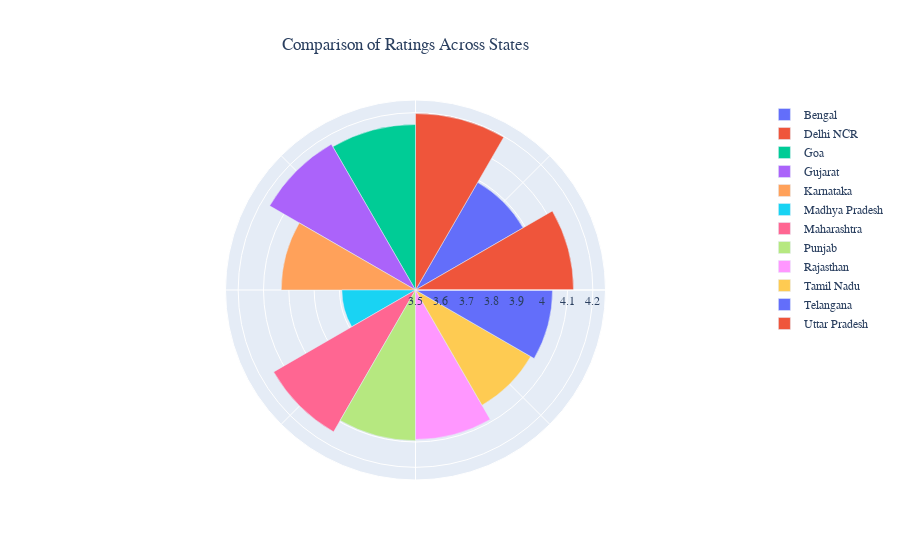

Write notebook code for a chart like this one.
### Markdown cell above
Comparing Ratings with Polar Bar Plot

### Code cell
labels = df_state['State']
x1 = df_state['Rating']

num_slices = len(x1)
theta = [(i+1.5)*360/num_slices for i in range(num_slices)]
r=x1
width = [360 / num_slices for _ in range(num_slices)]


barpolar_plots = [go.Barpolar(r=[r], theta=[t], width=[w], name=n)
for r, t, w, n in zip(r, theta, width, labels)]

fig = go.Figure(barpolar_plots)

fig.update_layout(polar = dict(
                        radialaxis = dict(range=[3.5, 4.25], showticklabels=True),
                        angularaxis = dict(showticklabels=False, ticks='')
                        ),
                    title_text='Comparison of Ratings Across States', 
                    title_x=0.45,
                    font=dict(
                      family="Courier New, monospace",
                      size=12,
                  )
)
fig.show()

### Figure 1 — Plotly figure (JSON) as saved in the notebook; plotly's stock layout.template omitted (floating-point values rounded to 4 significant figures)
{"data": [{"name": "Bengal", "r": [3.991], "theta": [45], "type": "barpolar", "width": [30]}, {"name": "Delhi NCR", "r": [4.197], "theta": [75], "type": "barpolar", "width": [30]}, {"name": "Goa", "r": [4.153], "theta": [105], "type": "barpolar", "width": [30]}, {"name": "Gujarat", "r": [4.165], "theta": [135], "type": "barpolar", "width": [30]}, {"name": "Karnataka", "r": [4.03], "theta": [165], "type": "barpolar", "width": [30]}, {"name": "Madhya Pradesh", "r": [3.791], "theta": [195], "type": "barpolar", "width": [30]}, {"name": "Maharashtra", "r": [4.147], "theta": [225], "type": "barpolar", "width": [30]}, {"name": "Punjab", "r": [4.095], "theta": [255], "type": "barpolar", "width": [30]}, {"name": "Rajasthan", "r": [4.09], "theta": [285], "type": "barpolar", "width": [30]}, {"name": "Tamil Nadu", "r": [4.025], "theta": [315], "type": "barpolar", "width": [30]}, {"name": "Telangana", "r": [4.041], "theta": [345], "type": "barpolar", "width": [30]}, {"name": "Uttar Pradesh", "r": [4.124], "theta": [375], "type": "barpolar", "width": [30]}], "layout": {"font": {"family": "Courier New, monospace", "size": 12}, "polar": {"angularaxis": {"showticklabels": false, "ticks": ""}, "radialaxis": {"range": [3.5, 4.25], "showticklabels": true}}, "title": {"text": "Comparison of Ratings Across States", "x": 0.45}}}
